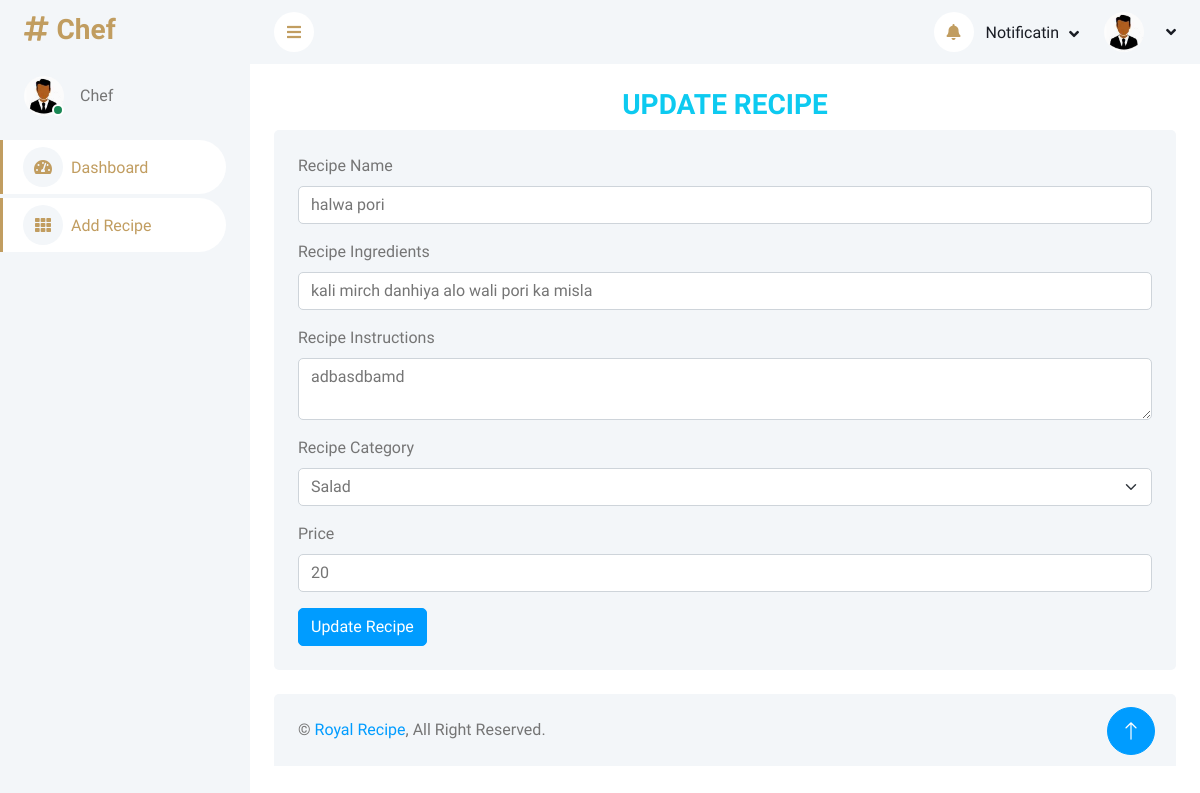
The app's page /chefPanel/edit_recipe.php?id=1 with its own data.
### tables this page shows
CREATE TABLE `recipes` (
  `id` int(11) NOT NULL,
  `title` varchar(255) NOT NULL,
  `ingredients` text DEFAULT NULL,
  `instructions` text DEFAULT NULL,
  `prep_time` int(11) DEFAULT NULL,
  `cook_time` int(11) DEFAULT NULL,
  `category_id` int(11) DEFAULT NULL,
  `chef_id` int(11) NOT NULL,
  `payment_status` enum('Paid','Free','','') NOT NULL DEFAULT 'Free',
  `price` int(11) NOT NULL DEFAULT 0,
  `image` varchar(255) NOT NULL,
  `status` varchar(255) NOT NULL DEFAULT 'Pending'
);

### chefPanel/edit_recipe.php (the view, shortened to what this page needs)
<?php
include("head.php");
if(isset($_GET['id'])) {
    $recipe_id = $_GET['id'];
    $recipeQuery = $pdo->prepare("SELECT * FROM recipes WHERE id = :recipe_id AND status <> 'rejected'");
    $recipeQuery->bindParam(':recipe_id', $recipe_id);
    $recipeQuery->execute();
    $recipeData = $recipeQuery->fetch(PDO::FETCH_ASSOC);
    if($recipeData) {
?>
<div class="container-fluid pt-4 px-4">
    <h3 class="text-center text-info text-uppercase">Update Recipe</h3>
    <div class="bg-light rounded h-100 p-4">
        <form method="post" enctype="multipart/form-data">
            <div class="mb-3">
                <label for="exampleInputEmail1" class="form-label">Recipe Name</label>
                <input type="text" class="form-control" name="recipe_name" value="<?php echo $recipeData['title']; ?>">
            </div>
            <div class="mb-3">
                <label for="exampleInputEmail1" class="form-label">Recipe Ingredients</label>
                <input type="text" class="form-control" name="recipe_ingredients" value="<?php echo $recipeData['ingredients']; ?>">
            </div>
            <div class="mb-3">
                <label for="exampleInputEmail1" class="form-label">Recipe Instructions</label>
                <textarea class="form-control" name="recipe_instructions"><?php echo $recipeData['instructions']; ?></textarea>
            </div>
            <div class="mb-3">
                <label class="form-label">Recipe Category</label>
                <select class="form-select" name="recipe_category">
                    <?php
                    $query = $pdo->query("SELECT * FROM categories");
                    $categories = $query->fetchAll(PDO::FETCH_ASSOC);
                    foreach ($categories as $category) {
                        $selected = ($recipeData['category_id'] == $category['c_id']) ? 'selected' : '';
                        ?>
                        <option value="<?php echo $category['c_id'] ?>" <?php echo $selected ?>><?php echo $category['c_name'] ?></option>
                    <?php
                    }
                    ?>
                </select>
            </div>
            <div class="mb-3">
                <label for="exampleInputPassword1" class="form-label">Price</label>
                <input type="number" class="form-control" name="recipe_price" value="<?php echo $recipeData['price']; ?>">
            </div>
            <button type="submit" class="btn btn-primary" name="update_recipe">Update Recipe</button>
        </form>
    </div>
</div>
<?php
    }
}
include("foot.php");
?>

### AdminPanel/css/style.css (style rules this page uses)
:root { --primary: #C19D60; --light: #F3F6F9; --dark: #191C24; }
.btn { transition: .5s; }
.btn.btn-primary { color: #FFFFFF; }

### records on screen
recipes: recipe_name "halwa pori", recipe_ingredients "kali mirch danhiya alo wali pori ka misla", recipe_instructions "adbasdbamd", recipe_price "20"

### other values on screen
form field recipe_category "Salad"
